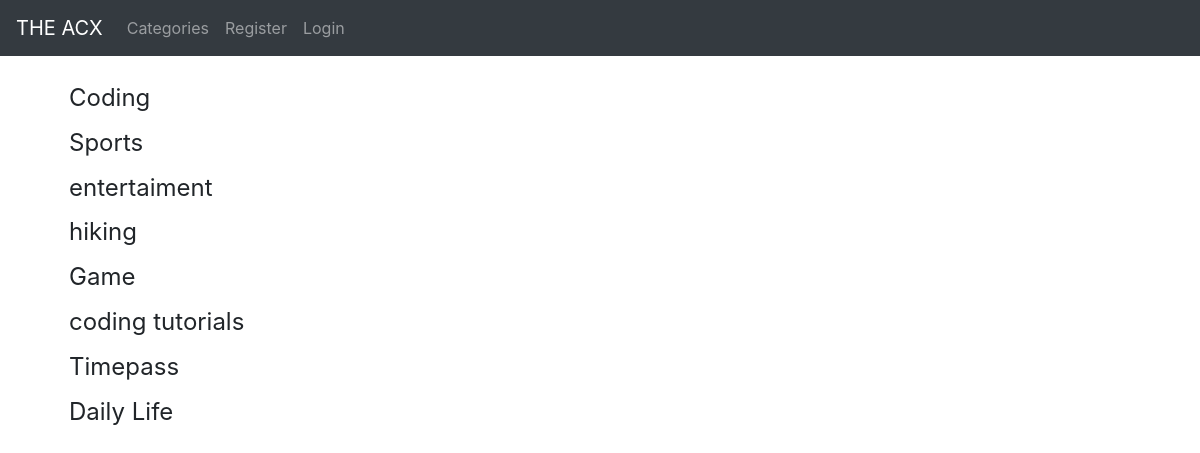
The page /category-list/ on the database its author committed.
### blog/models.py (models this page shows, shortened)
class Category(models.Model):
    name=models.CharField(max_length=255)
    def __str__(self):
        return self.name

### blog/views.py (the view)
# urls.py: path('category-list/', CategoryListView, name='category-list'),
def CategoryListView(request):
    cat_menu_list = Category.objects.all()
    return render(request, 'categories_list.html',{'cat_menu_list':cat_menu_list})

### blog/templates/categories_list.html (shortened to what this page needs)
{% extends 'base.html'%}
{% block content %}
  {% for item in cat_menu_list %}
         <h4> <a class="dropdown-item" href="{% url 'category' item|slugify %}">{{item}}</a>
         </h4>  {% endfor %}
{% endblock %}

### rows shown on the page
Category: name "Coding"
Category: name "Sports"
Category: name "entertaiment"
Category: name "hiking"
Category: name "Game"
Category: name "coding tutorials"
Category: name "Timepass"
Category: name "Daily Life"
